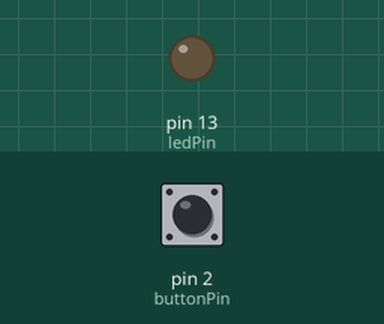
The sketch below on a simulated Arduino Uno, built with avr-gcc and run on an emulated ATmega328P. On the bench: output pins drawn as LEDs (lit = HIGH). The test bench sets the inputs (shaded band); at power-on: pin 2 (buttonPin) LOW.

Above: at 1.2 s.
1.3 s: pin 2 (buttonPin) pulled HIGH for 0.15 s
At 2.0 s:
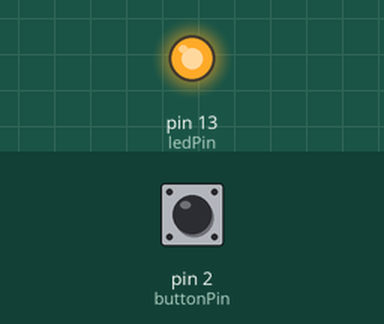
2.9 s: pin 2 (buttonPin) pulled HIGH for 1 s
At 4.4 s:
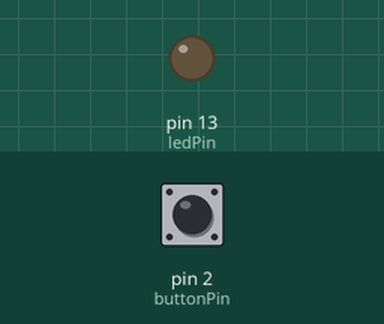
5.4 s: pin 2 (buttonPin) pulled HIGH for 3.2 s
At 6.3 s:
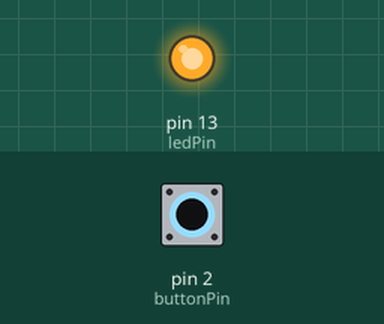
Timing chart, 0 to 8.4 s (numbered marks = the images above; inputs shaded):
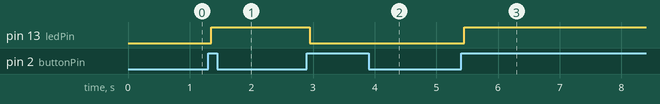

The sketch:

ToggleButton.ino
```cpp
//OnOffButton

const int ledPin=13;
const int buttonPin=2;

int lastButtonState=0;
int currButtonState=0;
int ledState=0;

unsigned long startTime=0;
int debounceTime=50;

void setup()
{
  pinMode(ledPin, OUTPUT);
  pinMode(buttonPin, INPUT);
}

void loop()
{
  //Read button state.
  int buttonReading=digitalRead(buttonPin);

  //Check of there is a transition.
  if(buttonReading!=lastButtonState)
  {
    startTime=millis();
  }

  //Check if the buttong is held for more than 50 ms.
  if(millis()-startTime > debounceTime)
  {

    //Check if there is a transition.
    if(buttonReading!=currButtonState)
    {
      //Set the new button state to the reading.
      currButtonState=buttonReading;

      if(currButtonState==HIGH)
      {
        ledState=!ledState;
      }
    }
  }

  digitalWrite(ledPin,ledState);

  //Save the reading.
  lastButtonState=buttonReading;
}
```

Measured:
- after the input at 1.3 s, pin 13 (ledPin): LOW → HIGH after 0.05 s
- after the input at 2.9 s, pin 13 (ledPin): HIGH → LOW after 0.05 s
- after the input at 5.4 s, pin 13 (ledPin): LOW → HIGH after 0.05 s
